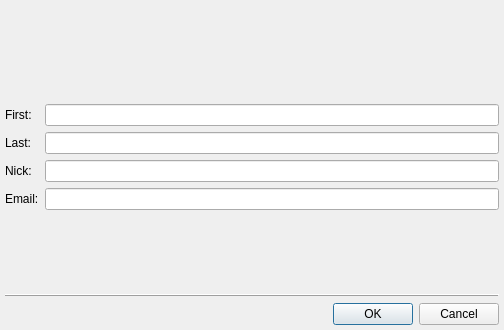
<?xml version="1.0" encoding="UTF-8"?>
<ui version="4.0">
 <class>SearchDialogClass</class>
 <widget class="QDialog" name="SearchDialogClass">
  <property name="geometry">
   <rect>
    <x>0</x>
    <y>0</y>
    <width>504</width>
    <height>330</height>
   </rect>
  </property>
  <layout class="QVBoxLayout">
   <property name="margin">
    <number>5</number>
   </property>
   <item>
    <widget class="QStackedWidget" name="stwWidgets">
     <property name="sizePolicy">
      <sizepolicy hsizetype="Expanding" vsizetype="Expanding">
       <horstretch>0</horstretch>
       <verstretch>0</verstretch>
      </sizepolicy>
     </property>
     <property name="currentIndex">
      <number>0</number>
     </property>
     <widget class="QWidget" name="pgeFields">
      <layout class="QGridLayout">
       <property name="margin">
        <number>0</number>
       </property>
       <item row="1" column="0" colspan="2">
        <widget class="QLabel" name="lblInstructions">
         <property name="textFormat">
          <enum>Qt::PlainText</enum>
         </property>
         <property name="alignment">
          <set>Qt::AlignCenter</set>
         </property>
         <property name="wordWrap">
          <bool>true</bool>
         </property>
        </widget>
       </item>
       <item row="2" column="0">
        <widget class="QLabel" name="lblFirst">
         <property name="text">
          <string>First:</string>
         </property>
         <property name="textFormat">
          <enum>Qt::PlainText</enum>
         </property>
        </widget>
       </item>
       <item row="2" column="1">
        <widget class="QLineEdit" name="lneFirst"/>
       </item>
       <item row="3" column="0">
        <widget class="QLabel" name="lblLast">
         <property name="text">
          <string>Last:</string>
         </property>
         <property name="textFormat">
          <enum>Qt::PlainText</enum>
         </property>
        </widget>
       </item>
       <item row="3" column="1">
        <widget class="QLineEdit" name="lneLast"/>
       </item>
       <item row="4" column="0">
        <widget class="QLabel" name="lblNick">
         <property name="text">
          <string>Nick:</string>
         </property>
         <property name="textFormat">
          <enum>Qt::PlainText</enum>
         </property>
        </widget>
       </item>
       <item row="4" column="1">
        <widget class="QLineEdit" name="lneNick"/>
       </item>
       <item row="5" column="0">
        <widget class="QLabel" name="lblEmail">
         <property name="text">
          <string>Email:</string>
         </property>
         <property name="textFormat">
          <enum>Qt::PlainText</enum>
         </property>
        </widget>
       </item>
       <item row="5" column="1">
        <widget class="QLineEdit" name="lneEmail"/>
       </item>
       <item row="0" column="0">
        <spacer>
         <property name="orientation">
          <enum>Qt::Vertical</enum>
         </property>
         <property name="sizeHint" stdset="0">
          <size>
           <width>20</width>
           <height>0</height>
          </size>
         </property>
        </spacer>
       </item>
       <item row="6" column="0">
        <spacer>
         <property name="orientation">
          <enum>Qt::Vertical</enum>
         </property>
         <property name="sizeHint" stdset="0">
          <size>
           <width>20</width>
           <height>0</height>
          </size>
         </property>
        </spacer>
       </item>
      </layout>
     </widget>
     <widget class="QWidget" name="pgeResult">
      <layout class="QVBoxLayout">
       <property name="margin">
        <number>0</number>
       </property>
       <item>
        <widget class="QTableWidget" name="tbwResult">
         <property name="editTriggers">
          <set>QAbstractItemView::NoEditTriggers</set>
         </property>
         <property name="alternatingRowColors">
          <bool>true</bool>
         </property>
         <property name="selectionMode">
          <enum>QAbstractItemView::SingleSelection</enum>
         </property>
         <property name="selectionBehavior">
          <enum>QAbstractItemView::SelectRows</enum>
         </property>
         <column>
          <property name="text">
           <string>JID</string>
          </property>
         </column>
         <column>
          <property name="text">
           <string>First</string>
          </property>
         </column>
         <column>
          <property name="text">
           <string>Last</string>
          </property>
         </column>
         <column>
          <property name="text">
           <string>Nick</string>
          </property>
         </column>
         <column>
          <property name="text">
           <string>EMail</string>
          </property>
         </column>
        </widget>
       </item>
      </layout>
     </widget>
     <widget class="QWidget" name="pgeForm"/>
    </widget>
   </item>
   <item>
    <widget class="QFrame" name="frame">
     <property name="frameShape">
      <enum>QFrame::HLine</enum>
     </property>
     <property name="frameShadow">
      <enum>QFrame::Raised</enum>
     </property>
    </widget>
   </item>
   <item>
    <widget class="QDialogButtonBox" name="dbbButtons">
     <property name="standardButtons">
      <set>QDialogButtonBox::Cancel|QDialogButtonBox::Ok</set>
     </property>
    </widget>
   </item>
  </layout>
 </widget>
 <layoutdefault spacing="6" margin="11"/>
 <resources/>
 <connections/>
</ui>
